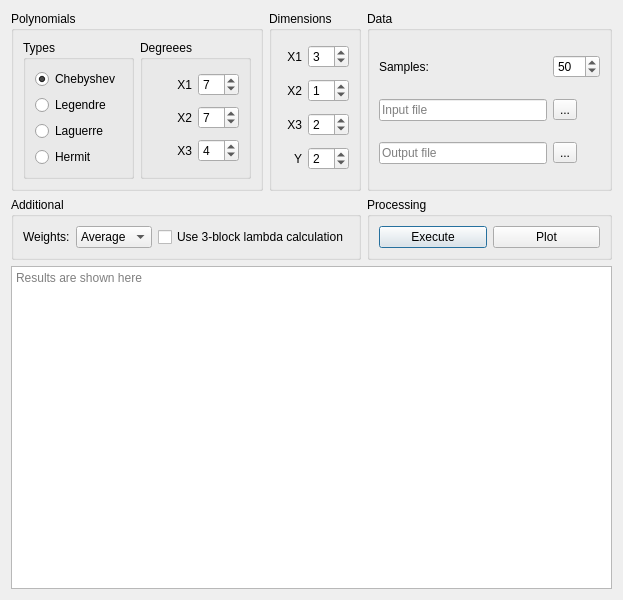
<?xml version="1.0" encoding="UTF-8"?>
<ui version="4.0">
 <class>Form</class>
 <widget class="QWidget" name="Form">
  <property name="geometry">
   <rect>
    <x>0</x>
    <y>0</y>
    <width>623</width>
    <height>600</height>
   </rect>
  </property>
  <property name="windowTitle">
   <string>Form1</string>
  </property>
  <layout class="QGridLayout" name="gridLayout_2">
   <item row="0" column="0">
    <widget class="QGroupBox" name="groupBox_5">
     <property name="title">
      <string>Polynomials</string>
     </property>
     <layout class="QHBoxLayout" name="horizontalLayout">
      <item>
       <widget class="QGroupBox" name="groupBox_3">
        <property name="title">
         <string>Types</string>
        </property>
        <layout class="QVBoxLayout" name="verticalLayout">
         <item>
          <widget class="QRadioButton" name="radio_cheb">
           <property name="text">
            <string>Chebyshev</string>
           </property>
           <property name="checked">
            <bool>true</bool>
           </property>
          </widget>
         </item>
         <item>
          <widget class="QRadioButton" name="radio_legend">
           <property name="text">
            <string>Legendre</string>
           </property>
          </widget>
         </item>
         <item>
          <widget class="QRadioButton" name="radio_lagg">
           <property name="text">
            <string>Laguerre</string>
           </property>
          </widget>
         </item>
         <item>
          <widget class="QRadioButton" name="radio_herm">
           <property name="text">
            <string>Hermit</string>
           </property>
          </widget>
         </item>
        </layout>
       </widget>
      </item>
      <item>
       <widget class="QGroupBox" name="groupBox_4">
        <property name="title">
         <string>Degreees</string>
        </property>
        <layout class="QGridLayout" name="gridLayout_4">
         <item row="0" column="0">
          <widget class="QLabel" name="label_6">
           <property name="text">
            <string>X1</string>
           </property>
           <property name="alignment">
            <set>Qt::AlignRight|Qt::AlignTrailing|Qt::AlignVCenter</set>
           </property>
          </widget>
         </item>
         <item row="0" column="1">
          <widget class="QSpinBox" name="x1_deg">
           <property name="value">
            <number>7</number>
           </property>
          </widget>
         </item>
         <item row="1" column="0">
          <widget class="QLabel" name="label_8">
           <property name="text">
            <string>X2</string>
           </property>
           <property name="alignment">
            <set>Qt::AlignRight|Qt::AlignTrailing|Qt::AlignVCenter</set>
           </property>
          </widget>
         </item>
         <item row="2" column="1">
          <widget class="QSpinBox" name="x3_deg">
           <property name="value">
            <number>4</number>
           </property>
          </widget>
         </item>
         <item row="1" column="1">
          <widget class="QSpinBox" name="x2_deg">
           <property name="value">
            <number>7</number>
           </property>
          </widget>
         </item>
         <item row="2" column="0">
          <widget class="QLabel" name="label_7">
           <property name="text">
            <string>X3</string>
           </property>
           <property name="alignment">
            <set>Qt::AlignRight|Qt::AlignTrailing|Qt::AlignVCenter</set>
           </property>
          </widget>
         </item>
        </layout>
       </widget>
      </item>
     </layout>
    </widget>
   </item>
   <item row="0" column="1">
    <widget class="QGroupBox" name="groupBox_2">
     <property name="sizePolicy">
      <sizepolicy hsizetype="Fixed" vsizetype="Preferred">
       <horstretch>0</horstretch>
       <verstretch>0</verstretch>
      </sizepolicy>
     </property>
     <property name="title">
      <string>Dimensions</string>
     </property>
     <layout class="QGridLayout" name="gridLayout_3">
      <item row="2" column="0">
       <widget class="QLabel" name="label_4">
        <property name="text">
         <string>X3</string>
        </property>
        <property name="alignment">
         <set>Qt::AlignRight|Qt::AlignTrailing|Qt::AlignVCenter</set>
        </property>
       </widget>
      </item>
      <item row="0" column="1">
       <widget class="QSpinBox" name="x1_dim">
        <property name="value">
         <number>3</number>
        </property>
       </widget>
      </item>
      <item row="0" column="0">
       <widget class="QLabel" name="label_2">
        <property name="text">
         <string>X1</string>
        </property>
        <property name="alignment">
         <set>Qt::AlignRight|Qt::AlignTrailing|Qt::AlignVCenter</set>
        </property>
       </widget>
      </item>
      <item row="3" column="1">
       <widget class="QSpinBox" name="y_dim">
        <property name="value">
         <number>2</number>
        </property>
       </widget>
      </item>
      <item row="1" column="0">
       <widget class="QLabel" name="label_3">
        <property name="text">
         <string>X2</string>
        </property>
        <property name="alignment">
         <set>Qt::AlignRight|Qt::AlignTrailing|Qt::AlignVCenter</set>
        </property>
       </widget>
      </item>
      <item row="3" column="0">
       <widget class="QLabel" name="label_5">
        <property name="text">
         <string>Y</string>
        </property>
        <property name="alignment">
         <set>Qt::AlignRight|Qt::AlignTrailing|Qt::AlignVCenter</set>
        </property>
       </widget>
      </item>
      <item row="1" column="1">
       <widget class="QSpinBox" name="x2_dim">
        <property name="value">
         <number>1</number>
        </property>
       </widget>
      </item>
      <item row="2" column="1">
       <widget class="QSpinBox" name="x3_dim">
        <property name="value">
         <number>2</number>
        </property>
       </widget>
      </item>
     </layout>
    </widget>
   </item>
   <item row="0" column="2">
    <widget class="QGroupBox" name="groupBox">
     <property name="title">
      <string>Data</string>
     </property>
     <layout class="QGridLayout" name="gridLayout_5">
      <item row="0" column="0">
       <widget class="QLabel" name="label">
        <property name="text">
         <string>Samples:</string>
        </property>
       </widget>
      </item>
      <item row="0" column="1">
       <widget class="QSpinBox" name="sample_spin">
        <property name="maximum">
         <number>999</number>
        </property>
        <property name="value">
         <number>50</number>
        </property>
       </widget>
      </item>
      <item row="1" column="0">
       <widget class="QLineEdit" name="line_input">
        <property name="placeholderText">
         <string>Input file</string>
        </property>
       </widget>
      </item>
      <item row="1" column="1">
       <widget class="QToolButton" name="select_input">
        <property name="text">
         <string>...</string>
        </property>
       </widget>
      </item>
      <item row="2" column="0">
       <widget class="QLineEdit" name="line_output">
        <property name="placeholderText">
         <string>Output file</string>
        </property>
       </widget>
      </item>
      <item row="2" column="1">
       <widget class="QToolButton" name="select_output">
        <property name="text">
         <string>...</string>
        </property>
       </widget>
      </item>
     </layout>
    </widget>
   </item>
   <item row="1" column="0" colspan="2">
    <widget class="QGroupBox" name="groupBox_7">
     <property name="title">
      <string>Additional</string>
     </property>
     <layout class="QHBoxLayout" name="horizontalLayout_3">
      <item>
       <widget class="QLabel" name="label_9">
        <property name="text">
         <string>Weights:</string>
        </property>
       </widget>
      </item>
      <item>
       <widget class="QComboBox" name="weights_box">
        <item>
         <property name="text">
          <string>Average</string>
         </property>
        </item>
        <item>
         <property name="text">
          <string>Scaled</string>
         </property>
        </item>
       </widget>
      </item>
      <item>
       <widget class="QCheckBox" name="lambda_check">
        <property name="text">
         <string>Use 3-block lambda calculation</string>
        </property>
       </widget>
      </item>
     </layout>
    </widget>
   </item>
   <item row="1" column="2">
    <widget class="QGroupBox" name="groupBox_6">
     <property name="title">
      <string>Processing</string>
     </property>
     <layout class="QHBoxLayout" name="horizontalLayout_2">
      <item>
       <widget class="QPushButton" name="exec_button">
        <property name="text">
         <string>Execute</string>
        </property>
        <property name="default">
         <bool>true</bool>
        </property>
        <property name="flat">
         <bool>false</bool>
        </property>
       </widget>
      </item>
      <item>
       <widget class="QPushButton" name="plot_button">
        <property name="text">
         <string>Plot</string>
        </property>
       </widget>
      </item>
     </layout>
    </widget>
   </item>
   <item row="2" column="0" colspan="3">
    <widget class="QTextBrowser" name="results_field">
     <property name="readOnly">
      <bool>true</bool>
     </property>
     <property name="html">
      <string>&lt;!DOCTYPE HTML PUBLIC &quot;-//W3C//DTD HTML 4.0//EN&quot; &quot;http://www.w3.org/TR/REC-html40/strict.dtd&quot;&gt;
&lt;html&gt;&lt;head&gt;&lt;meta name=&quot;qrichtext&quot; content=&quot;1&quot; /&gt;&lt;style type=&quot;text/css&quot;&gt;
p, li { white-space: pre-wrap; }
&lt;/style&gt;&lt;/head&gt;&lt;body style=&quot; font-family:'.SF NS Text'; font-size:13pt; font-weight:400; font-style:normal;&quot;&gt;
&lt;p style=&quot;-qt-paragraph-type:empty; margin-top:0px; margin-bottom:0px; margin-left:0px; margin-right:0px; -qt-block-indent:0; text-indent:0px; font-family:'.Menio Regular'; font-size:10pt;&quot;&gt;&lt;br /&gt;&lt;/p&gt;&lt;/body&gt;&lt;/html&gt;</string>
     </property>
     <property name="placeholderText">
      <string>Results are shown here</string>
     </property>
    </widget>
   </item>
  </layout>
 </widget>
 <tabstops>
  <tabstop>radio_cheb</tabstop>
  <tabstop>radio_legend</tabstop>
  <tabstop>radio_lagg</tabstop>
  <tabstop>radio_herm</tabstop>
  <tabstop>x1_deg</tabstop>
  <tabstop>x2_deg</tabstop>
  <tabstop>x3_deg</tabstop>
  <tabstop>x1_dim</tabstop>
  <tabstop>x2_dim</tabstop>
  <tabstop>x3_dim</tabstop>
  <tabstop>y_dim</tabstop>
  <tabstop>sample_spin</tabstop>
  <tabstop>line_input</tabstop>
  <tabstop>select_input</tabstop>
  <tabstop>line_output</tabstop>
  <tabstop>select_output</tabstop>
  <tabstop>exec_button</tabstop>
  <tabstop>plot_button</tabstop>
  <tabstop>results_field</tabstop>
 </tabstops>
 <resources/>
 <connections>
  <connection>
   <sender>exec_button</sender>
   <signal>clicked()</signal>
   <receiver>Form</receiver>
   <slot>exec_clicked()</slot>
   <hints>
    <hint type="sourcelabel">
     <x>379</x>
     <y>219</y>
    </hint>
    <hint type="destinationlabel">
     <x>309</x>
     <y>199</y>
    </hint>
   </hints>
  </connection>
  <connection>
   <sender>plot_button</sender>
   <signal>clicked()</signal>
   <receiver>Form</receiver>
   <slot>plot_clicked()</slot>
   <hints>
    <hint type="sourcelabel">
     <x>526</x>
     <y>219</y>
    </hint>
    <hint type="destinationlabel">
     <x>309</x>
     <y>199</y>
    </hint>
   </hints>
  </connection>
  <connection>
   <sender>sample_spin</sender>
   <signal>valueChanged(int)</signal>
   <receiver>Form</receiver>
   <slot>samples_modified(int)</slot>
   <hints>
    <hint type="sourcelabel">
     <x>568</x>
     <y>53</y>
    </hint>
    <hint type="destinationlabel">
     <x>309</x>
     <y>199</y>
    </hint>
   </hints>
  </connection>
  <connection>
   <sender>select_input</sender>
   <signal>clicked()</signal>
   <receiver>Form</receiver>
   <slot>input_clicked()</slot>
   <hints>
    <hint type="sourcelabel">
     <x>557</x>
     <y>95</y>
    </hint>
    <hint type="destinationlabel">
     <x>309</x>
     <y>199</y>
    </hint>
   </hints>
  </connection>
  <connection>
   <sender>select_output</sender>
   <signal>clicked()</signal>
   <receiver>Form</receiver>
   <slot>output_clicked()</slot>
   <hints>
    <hint type="sourcelabel">
     <x>557</x>
     <y>136</y>
    </hint>
    <hint type="destinationlabel">
     <x>309</x>
     <y>199</y>
    </hint>
   </hints>
  </connection>
  <connection>
   <sender>x1_dim</sender>
   <signal>valueChanged(int)</signal>
   <receiver>Form</receiver>
   <slot>dimension_modified(int)</slot>
   <hints>
    <hint type="sourcelabel">
     <x>361</x>
     <y>44</y>
    </hint>
    <hint type="destinationlabel">
     <x>309</x>
     <y>199</y>
    </hint>
   </hints>
  </connection>
  <connection>
   <sender>x2_dim</sender>
   <signal>valueChanged(int)</signal>
   <receiver>Form</receiver>
   <slot>dimension_modified(int)</slot>
   <hints>
    <hint type="sourcelabel">
     <x>361</x>
     <y>78</y>
    </hint>
    <hint type="destinationlabel">
     <x>309</x>
     <y>199</y>
    </hint>
   </hints>
  </connection>
  <connection>
   <sender>x3_dim</sender>
   <signal>valueChanged(int)</signal>
   <receiver>Form</receiver>
   <slot>dimension_modified(int)</slot>
   <hints>
    <hint type="sourcelabel">
     <x>361</x>
     <y>112</y>
    </hint>
    <hint type="destinationlabel">
     <x>309</x>
     <y>199</y>
    </hint>
   </hints>
  </connection>
  <connection>
   <sender>x1_deg</sender>
   <signal>valueChanged(int)</signal>
   <receiver>Form</receiver>
   <slot>degree_modified(int)</slot>
   <hints>
    <hint type="sourcelabel">
     <x>227</x>
     <y>81</y>
    </hint>
    <hint type="destinationlabel">
     <x>309</x>
     <y>199</y>
    </hint>
   </hints>
  </connection>
  <connection>
   <sender>x2_deg</sender>
   <signal>valueChanged(int)</signal>
   <receiver>Form</receiver>
   <slot>degree_modified(int)</slot>
   <hints>
    <hint type="sourcelabel">
     <x>227</x>
     <y>131</y>
    </hint>
    <hint type="destinationlabel">
     <x>309</x>
     <y>199</y>
    </hint>
   </hints>
  </connection>
  <connection>
   <sender>x3_deg</sender>
   <signal>valueChanged(int)</signal>
   <receiver>Form</receiver>
   <slot>degree_modified(int)</slot>
   <hints>
    <hint type="sourcelabel">
     <x>244</x>
     <y>133</y>
    </hint>
    <hint type="destinationlabel">
     <x>309</x>
     <y>199</y>
    </hint>
   </hints>
  </connection>
  <connection>
   <sender>radio_cheb</sender>
   <signal>toggled(bool)</signal>
   <receiver>Form</receiver>
   <slot>type_modified(bool)</slot>
   <hints>
    <hint type="sourcelabel">
     <x>86</x>
     <y>78</y>
    </hint>
    <hint type="destinationlabel">
     <x>309</x>
     <y>199</y>
    </hint>
   </hints>
  </connection>
  <connection>
   <sender>radio_herm</sender>
   <signal>toggled(bool)</signal>
   <receiver>Form</receiver>
   <slot>type_modified(bool)</slot>
   <hints>
    <hint type="sourcelabel">
     <x>86</x>
     <y>186</y>
    </hint>
    <hint type="destinationlabel">
     <x>309</x>
     <y>199</y>
    </hint>
   </hints>
  </connection>
  <connection>
   <sender>radio_lagg</sender>
   <signal>toggled(bool)</signal>
   <receiver>Form</receiver>
   <slot>type_modified(bool)</slot>
   <hints>
    <hint type="sourcelabel">
     <x>86</x>
     <y>150</y>
    </hint>
    <hint type="destinationlabel">
     <x>309</x>
     <y>199</y>
    </hint>
   </hints>
  </connection>
  <connection>
   <sender>radio_legend</sender>
   <signal>toggled(bool)</signal>
   <receiver>Form</receiver>
   <slot>type_modified(bool)</slot>
   <hints>
    <hint type="sourcelabel">
     <x>86</x>
     <y>114</y>
    </hint>
    <hint type="destinationlabel">
     <x>309</x>
     <y>199</y>
    </hint>
   </hints>
  </connection>
  <connection>
   <sender>Form</sender>
   <signal>output_changed(QString)</signal>
   <receiver>line_output</receiver>
   <slot>setText(QString)</slot>
   <hints>
    <hint type="sourcelabel">
     <x>309</x>
     <y>199</y>
    </hint>
    <hint type="destinationlabel">
     <x>483</x>
     <y>136</y>
    </hint>
   </hints>
  </connection>
  <connection>
   <sender>Form</sender>
   <signal>input_changed(QString)</signal>
   <receiver>line_input</receiver>
   <slot>setText(QString)</slot>
   <hints>
    <hint type="sourcelabel">
     <x>309</x>
     <y>199</y>
    </hint>
    <hint type="destinationlabel">
     <x>483</x>
     <y>95</y>
    </hint>
   </hints>
  </connection>
  <connection>
   <sender>line_input</sender>
   <signal>textChanged(QString)</signal>
   <receiver>Form</receiver>
   <slot>input_modified(QString)</slot>
   <hints>
    <hint type="sourcelabel">
     <x>483</x>
     <y>95</y>
    </hint>
    <hint type="destinationlabel">
     <x>309</x>
     <y>199</y>
    </hint>
   </hints>
  </connection>
  <connection>
   <sender>line_output</sender>
   <signal>textChanged(QString)</signal>
   <receiver>Form</receiver>
   <slot>output_modified(QString)</slot>
   <hints>
    <hint type="sourcelabel">
     <x>483</x>
     <y>136</y>
    </hint>
    <hint type="destinationlabel">
     <x>309</x>
     <y>199</y>
    </hint>
   </hints>
  </connection>
  <connection>
   <sender>lambda_check</sender>
   <signal>toggled(bool)</signal>
   <receiver>Form</receiver>
   <slot>lambda_calc_method_changed(bool)</slot>
   <hints>
    <hint type="sourcelabel">
     <x>301</x>
     <y>219</y>
    </hint>
    <hint type="destinationlabel">
     <x>309</x>
     <y>199</y>
    </hint>
   </hints>
  </connection>
  <connection>
   <sender>weights_box</sender>
   <signal>currentIndexChanged(QString)</signal>
   <receiver>Form</receiver>
   <slot>weights_modified(QString)</slot>
   <hints>
    <hint type="sourcelabel">
     <x>136</x>
     <y>220</y>
    </hint>
    <hint type="destinationlabel">
     <x>309</x>
     <y>199</y>
    </hint>
   </hints>
  </connection>
  <connection>
   <sender>y_dim</sender>
   <signal>valueChanged(int)</signal>
   <receiver>Form</receiver>
   <slot>dimension_modified(int)</slot>
   <hints>
    <hint type="sourcelabel">
     <x>378</x>
     <y>146</y>
    </hint>
    <hint type="destinationlabel">
     <x>311</x>
     <y>299</y>
    </hint>
   </hints>
  </connection>
 </connections>
 <slots>
  <signal>input_changed(QString)</signal>
  <signal>output_changed(QString)</signal>
  <signal>x1_dim_changed(int)</signal>
  <signal>x2_dim_changed(int)</signal>
  <signal>x3_dim_changed(int)</signal>
  <signal>x1_deg_changed(int)</signal>
  <signal>x2_deg_changed(int)</signal>
  <signal>x3_deg_changed(int)</signal>
  <signal>type_cheb()</signal>
  <signal>type_lege()</signal>
  <signal>type_lagg()</signal>
  <signal>type_herm()</signal>
  <slot>input_clicked()</slot>
  <slot>output_clicked()</slot>
  <slot>samples_modified(int)</slot>
  <slot>dimension_modified(int)</slot>
  <slot>degree_modified(int)</slot>
  <slot>type_modified(bool)</slot>
  <slot>plot_clicked()</slot>
  <slot>exec_clicked()</slot>
  <slot>input_modified(QString)</slot>
  <slot>output_modified(QString)</slot>
  <slot>weights_modified(QString)</slot>
  <slot>lambda_calc_method_changed(bool)</slot>
 </slots>
</ui>
